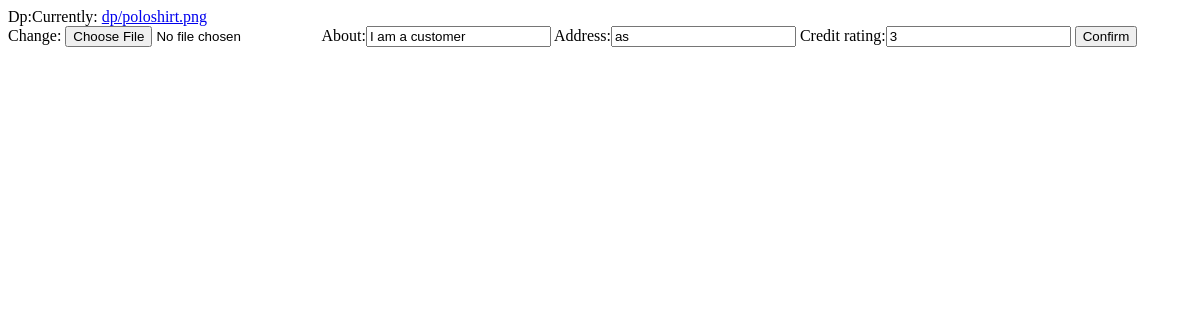
Before: /customer/editprofile/6/ (signed in) with the older database file.
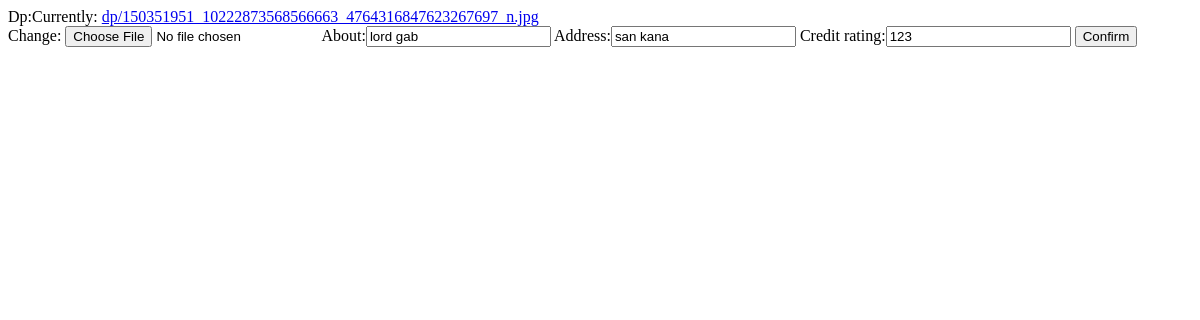
After: the same page with the newer database file.
### customer/models.py (models this page shows, shortened)
class CustomerProfile(models.Model):
  user = models.OneToOneField(User, on_delete=models.CASCADE)
  dp = models.ImageField(upload_to="dp/", null=True)
  about = models.CharField(max_length=150, default="I am a customer", null=True)
  address = models.CharField(max_length=500, null=True)
  credit_rating = models.IntegerField(null=True)

### customer/views.py (the view)
# urls.py: path('editprofile/<str:pk>/', edit_page, name='edit')
def edit_page(request,pk):
    profile = CustomerProfile.objects.get(user=request.user)
    form = EditForm(instance=profile)
    if request.method == "POST":
        form = EditForm(request.POST, request.FILES, instance=profile)
        if form.is_valid():
            form.save()
            return redirect('rental')
    return render(request, 'customer/edit.html', {'form':form, 'customer':profile})

### customer/forms.py
class EditForm(forms.ModelForm):
    class Meta:
        model = CustomerProfile
        fields = ['dp', 'about', 'address', 'credit_rating']

### templates/customer/edit.html (shortened to what this page needs)
<form method="POST" enctype="multipart/form-data">
{{form}}
<input type="submit" value="Confirm">
</form>

Changed rows visible on the page:
removed CustomerProfile: about "I am a customer", address "as", credit_rating "3"
added CustomerProfile: about "lord gab", address "san kana", credit_rating "123"
Other visible differences:
text no longer shown: "Dp: Currently: dp/poloshirt.png Change: About: Address: Credit rating:"
text now shown: "Dp: Currently: dp/150351951_10222873568566663_4764316847623267697_n.jpg Change: About: Address: Credit rating:"
